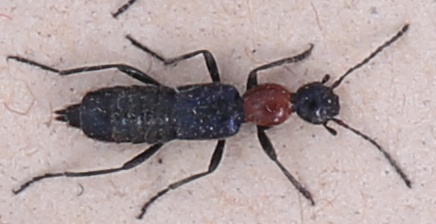
#> input picture images/_0004_crops/0004.jpg, 436 x 224 px
$ python -i __init__.py   (imports and definitions only)   (older library calls are emulated)
#> lines starting #> are read from the running program, lines starting #| are printed output that depends on the picture; after the words box and inside, x2 and y2 are one past the last pixel; in counts of white or black regions, pixels touching at a corner belong together
#> further down, picture is the input picture: shape (224, 436, 3); mean B, G, R 160.5, 160.4, 175.2
import numpy as np
import cv2

def otsu_seg(img):
    gray = cv2.cvtColor(img, cv2.COLOR_BGR2GRAY)
    gray = cv2.GaussianBlur(gray, (5, 5), 0) # Remove noise

    # find threshold using otsu's algorithm
    ret,thresh = cv2.threshold(gray, 0, 255, cv2.THRESH_BINARY_INV+cv2.THRESH_OTSU)
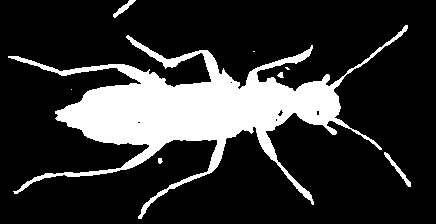
#> thresh: shape (224, 436); 19.3% white; 8 white regions (3 under 20 px), largest, box (x1, y1, x2, y2) and area: (8, 25, 408, 219) 18477, (384, 152, 411, 187) 162, (113, 0, 136, 18) 118, (277, 72, 284, 78) 27, (158, 158, 163, 164) 23
#> ret = 127

    # light spots in beetle will be remove as background unless we blur the thresh image a little
    thresh2 = cv2.GaussianBlur(thresh, (5,5), 0)
    thresh2[thresh2 > 0] = 255
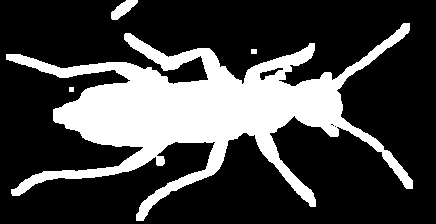
#> thresh2: shape (224, 436); 26.2% white; 4 white regions, box (x1, y1, x2, y2) and area: (6, 23, 413, 221) 25305, (111, 0, 138, 20) 275, (251, 49, 257, 54) 30, (69, 87, 74, 92) 25

    mask = np.array(thresh2, copy=True) # get dimension for mask
    mask[mask > 0] = 1
    mask = np.logical_not(mask)
#> mask: shape (224, 436) bool; 73.8% white; 4 black regions

    img_seg = img.copy() # create copy instead of alternating original image
    img_seg[mask] = 0

    return img_seg

def otsu_and_edge_seg(img):
    def edgedetect (channel): # RGB channel
        sobelX = cv2.Sobel(channel, cv2.CV_16S, 1, 0)
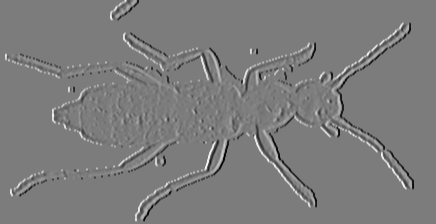
#> sobelX: shape (224, 436) int16; min -794, max 831, mean 0; drawn with min black and max white
        sobelY = cv2.Sobel(channel, cv2.CV_16S, 0, 1)
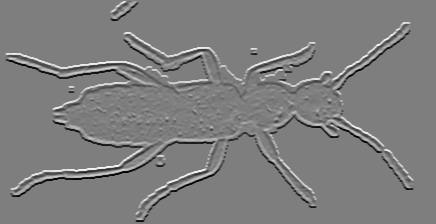
#> sobelY: shape (224, 436) int16; min -821, max 834, mean -0.1; drawn with min black and max white
        sobel = np.hypot(sobelX, sobelY)
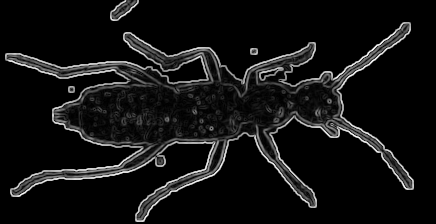
#> sobel: shape (224, 436) float32; min 0, max 928.9, mean 66.8; drawn with min black and max white

        sobel[sobel > 255] = 255
#> in edgedetect (call 3), `sobel[sobel > 255] = 255`:
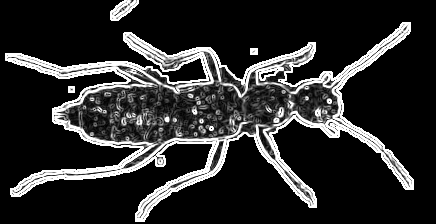
#> sobel: shape (224, 436) float32; min 0, max 255, mean 43.6

        return sobel

    def findSignifContours(img, edgeImg):
        major = cv2.__version__.split('.')[0]
        if major == 3:
            _, contours, hierarchy = cv2.findContours(edgeImg, cv2.RETR_TREE, cv2.CHAIN_APPROX_SIMPLE)
        else:
            contours, hierarchy = cv2.findContours(edgeImg, cv2.RETR_TREE, cv2.CHAIN_APPROX_SIMPLE)
#> contours = 5 contours; box (x1, y1, x2, y2) and area: (5, 22, 414, 222) 27391, (110, 0, 139, 21) 324, (260, 70, 276, 80) 53, (250, 48, 258, 55) 42, (68, 86, 75, 93) 36

        # ------- HEURESTIC ---------
        # From among contours, find the contours with surface area > 15% of image,
        # and surface area < 90% of image
        significant = []
        tooSmall = edgeImg.size * 15/100
#> tooSmall = 14649.6
        tooBig = edgeImg.size * 90/100
#> tooBig = 87897.6

        # loop over contours. Would be more optimal to loop over level1,
        # i.e. top hierarchy, but then there is a need to fix if level1 does not
        # contain beetle, i.e. beetle-contour is child of bigger contour.
        for contour in contours:
            area = cv2.contourArea(contour)
            if area > tooSmall and tooBig > area:
                significant.append([contour, area])
#> this loop made 5 passes
#> area on passes 3 to 5: 27391, 53, 323.5
#> (contour, area) on passes 1 to 2: ([[68, 86], [68, 92], [74, 92], [74, 86]], 36), ([[250, 48], [250, 54], [257, 54], [257, 48]], 42)
#> after the loop, significant = 1 item

        return [x[0] for x in significant]

    img_otsu = otsu_seg(img)
    edge_img = np.max(
        np.array([edgedetect(img_otsu[:,:,0]),
        edgedetect(img_otsu[:,:,1]),
        edgedetect(img_otsu[:,:,2])]),
        axis=0)

    edge_img_8u = np.asarray(edge_img, np.uint8) # cv2.findContours in findSignifContours need edgeImg of type uint8
    significant = findSignifContours(img_otsu, edge_img_8u)
#> significant = 1 contour; box (x1, y1, x2, y2) and area: (5, 22, 414, 222) 27391

    mask = edge_img.copy()
    mask[mask > 0] = 0
#> mask: shape (224, 436) float32; every value is 0
    cv2.fillPoly(mask, significant, 1)
#> mask: shape (224, 436) float32; values 0 (black) and 1 (white), 29.2% white; 1 white region, box (x1, y1, x2, y2) and area: (5, 22, 414, 222) 28484
    mask = np.logical_not(mask)
    img_otsu[mask] = 0
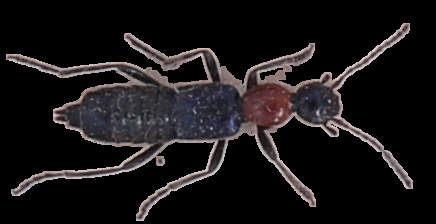
#> img_otsu: shape (224, 436, 3); mean B, G, R 23.4, 22.5, 25.3

    return img_otsu

>>> import cv2
>>> picture = cv2.imread('../../images/_0004_crops/0004.jpg')
>>> result = otsu_and_edge_seg(picture)

$ run again, on images/_0004_crops/0029.jpg
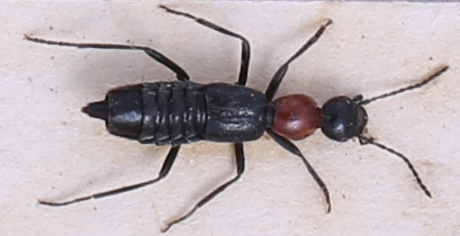
#> input picture images/_0004_crops/0029.jpg, 460 x 236 px
#> picture is the input picture: shape (236, 460, 3); mean B, G, R 181.8, 179, 188.9
#> in otsu_seg, `ret,thresh = cv2.threshold(gray, 0, 255, cv2.THRESH_BINARY_INV+cv2.THR..`:
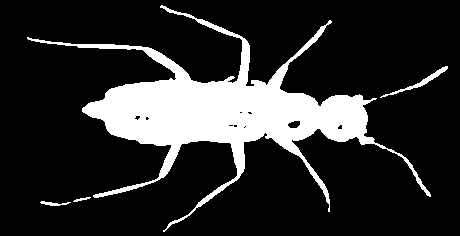
#> thresh: shape (236, 460); 17.2% white; 4 white regions, box (x1, y1, x2, y2) and area: (27, 5, 431, 232) 18338, (380, 66, 448, 98) 261, (40, 201, 71, 206) 76, (73, 197, 91, 202) 39
#> ret = 136
#> contours = 1 contour; box (x1, y1, x2, y2) and area: (24, 2, 451, 235) 27172
#> the loop in findSignifContours, `for contour in contours:` made 1 pass
#> area on pass 1: 27172
#> after the loop in findSignifContours, `for contour in contours:`: significant = 1 item
#> in otsu_and_edge_seg, `significant = findSignifContours(img_otsu, edge_img_8u)`: significant has the same summary as contours in findSignifContours
#> in otsu_and_edge_seg, `cv2.fillPoly(mask, significant, 1)`:
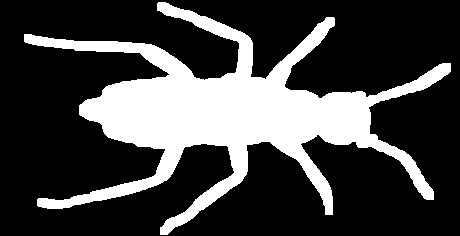
#> mask: shape (236, 460) float32; values 0 (black) and 1 (white), 26.1% white; 1 white region, box (x1, y1, x2, y2) and area: (24, 2, 451, 235) 28306

$ run again, on images/_0004_crops/0030.jpg
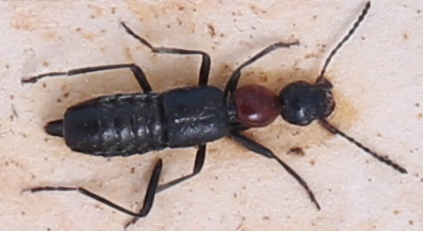
#> input picture images/_0004_crops/0030.jpg, 423 x 231 px
#> picture is the input picture: shape (231, 423, 3); mean B, G, R 161.5, 167.6, 185.6
#> in otsu_seg, `ret,thresh = cv2.threshold(gray, 0, 255, cv2.THRESH_BINARY_INV+cv2.THR..`:
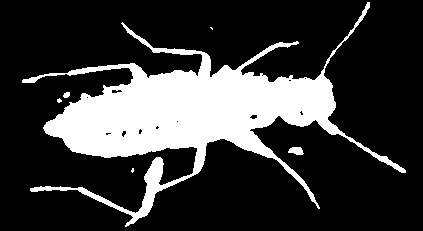
#> thresh: shape (231, 423); 22.3% white; 6 white regions (3 under 20 px), largest, box (x1, y1, x2, y2) and area: (22, 2, 406, 227) 21638, (288, 147, 304, 155) 95, (63, 92, 70, 98) 33
#> ret = 135
#> contours = 9 contours, 4 with area under 20; largest, box (x1, y1, x2, y2) and area: (19, 0, 409, 230) 30528, (163, 150, 194, 180) 622, (285, 144, 307, 158) 244, (128, 165, 137, 176) 78, (207, 24, 216, 33) 62
#> the loop in findSignifContours, `for contour in contours:` made 9 passes
#> area on passes 1, 2, 3, 4, 6: 77.5, 244.5, 61.5, 30528.5, 621.5
#> after the loop in findSignifContours, `for contour in contours:`: significant = 1 item
#> in otsu_and_edge_seg, `significant = findSignifContours(img_otsu, edge_img_8u)`: significant = 1 contour; box (x1, y1, x2, y2) and area: (19, 0, 409, 230) 30528
#> in otsu_and_edge_seg, `img_otsu[mask] = 0`:
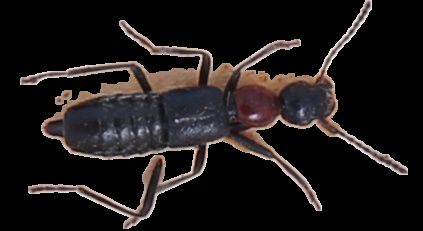
#> img_otsu: shape (231, 423, 3); mean B, G, R 24.5, 25.1, 29.3
